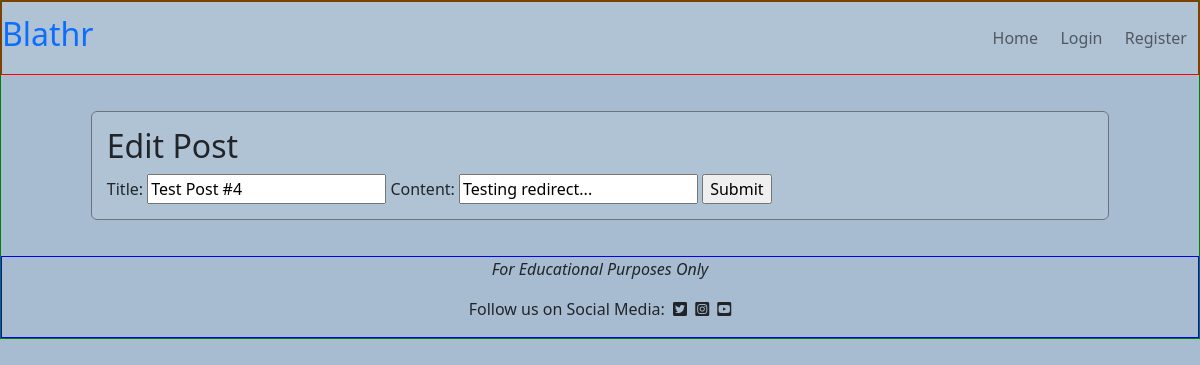
Before: /post_detail/4/edit/ with the older database file.
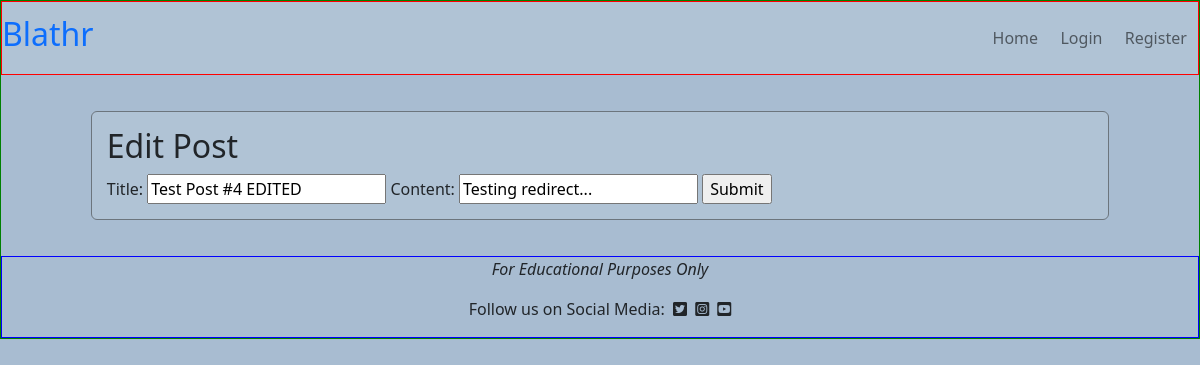
After: the same page with the newer database file.
### posts/models.py (models this page shows, shortened)
class Post(models.Model):
    post_id = models.AutoField(primary_key=True)
    title = models.CharField(max_length=200, unique=True, blank=False,
                             null=False)
    author = models.ForeignKey(User, on_delete=models.CASCADE)
    created_date = models.DateTimeField(auto_now_add=True)
    content = models.TextField()
    category = models.ForeignKey(Category, on_delete=models.CASCADE)
    status = models.IntegerField(choices=STATUS, default=0)
    vote_count = models.ManyToManyField(User, related_name='vote_count',
                                        blank=True)

### posts/views.py (the view, shortened to what this page needs)
# urls.py: path('post_detail/<post_id>/edit/', edit_post, name='edit_post'),
def edit_post(request, post_id):
    post = Post.objects.get(post_id=post_id)
    template = loader.get_template('edit_post.html')
    context = {
        'post': post,
    }
    return HttpResponse(template.render(context, request))

### templates/edit_post.html (shortened to what this page needs)
{% extends 'base.html' %}
{% block content %}
<div class="row" id="post-detail-row">
    <div class="col-10 border border-secondary rounded" id="post-detail-col">
        <h2>Edit Post</h2>
        <form action="update/" method="post">
            Title:
            <input name="post_title" value="{{ post.title }}">
            Content:
            <input name="post_content" value="{{ post.content }}">
            <input type="submit">
        </form>
    </div>
</div>
{% endblock %}

Changed rows visible on the page:
changed Post "Testing redirect...": post_title "Test Post #4" → "Test Post #4 EDITED"
